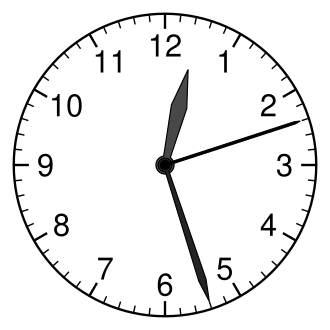
#> input picture reloj2.png, 330 x 330 px
$ jupyter execute rel.ipynb
#> lines starting #> are read from the running program, lines starting #| are printed output that depends on the picture; after the words box and inside, x2 and y2 are one past the last pixel; in counts of white or black regions, pixels touching at a corner belong together
[cell 1]
import cv2
import numpy as np
import matplotlib.pyplot as plt

imagen_bgr = cv2.imread('reloj2.png')
#> imagen_bgr is the input picture: shape (330, 330, 3); min 0, max 255, mean 238.5
imagen_rgb = cv2.cvtColor(imagen_bgr, cv2.COLOR_BGR2RGB)

gris = cv2.cvtColor(imagen_bgr, cv2.COLOR_BGR2GRAY)
gris = cv2.GaussianBlur(gris, (5, 5), 1)
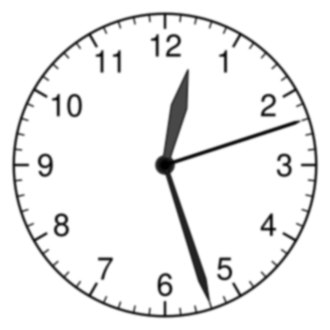
#> gris: shape (330, 330); min 0, max 255, mean 238.5
gris = cv2.equalizeHist(gris)
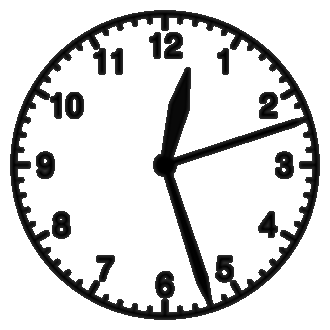
#> gris: shape (330, 330); min 0, max 255, mean 212.1

bordes = cv2.Canny(gris, 50, 150)
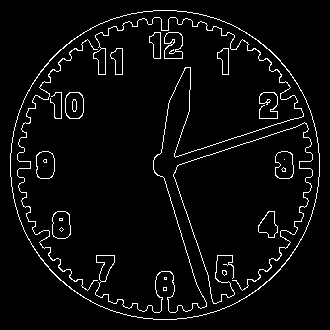
#> bordes: shape (330, 330); 4.3% white in thin lines or dots, all inside (x1, y1, x2, y2) = (10, 10, 320, 320)

# Detección de líneas
lineas = cv2.HoughLinesP(bordes, 1, np.pi/180, threshold=50, minLineLength=40, maxLineGap=10)
#> lineas = [[175, 157, 311, 113], [173, 174, 208, 277], [162, 176, 189, 259], [177, 165, 313, 121], [179, 164, 305, 123], [177, 223, 199, 290], [160, 153, 170, 98]]

centro_x = imagen_bgr.shape[1] // 2
#> centro_x = 165
centro_y = imagen_bgr.shape[0] // 2
#> centro_y = 165

def calcular_angulo(x1, y1, x2, y2):
    dist1 = np.hypot(x1 - centro_x, y1 - centro_y)
    dist2 = np.hypot(x2 - centro_x, y2 - centro_y)
    if dist1 > dist2:
        dx = x1 - centro_x
        dy = centro_y - y1
    else:
        dx = x2 - centro_x
        dy = centro_y - y2
    angulo = np.degrees(np.arctan2(dy, dx))
    angulo = (90 - angulo) % 360
    return angulo

manecillas = []
if lineas is not None:
    for linea in lineas:
        x1, y1, x2, y2 = linea[0]
        longitud = np.hypot(x2 - x1, y2 - y1)
        distancia_centro = min(np.hypot(x1 - centro_x, y1 - centro_y), np.hypot(x2 - centro_x, y2 - centro_y))
        if distancia_centro < 100 and longitud > 40:
            angulo = calcular_angulo(x1, y1, x2, y2)
            manecillas.append({
                'puntos': (x1, y1, x2, y2),
                'longitud': longitud,
                'angulo': angulo
            })
#> this loop made 7 passes
#> (x1, y1, x2, y2, longitud, distancia_centro, dist1 in calcular_angulo, dist2 in calcular_angulo) on passes 1 to 7: (175, 157, 311, 113, 142.9, 12.81, 12.81, 155), (173, 174, 208, 277, 108.8, 12.04, 12.04, 120), (162, 176, 189, 259, 87.28, 11.4, 11.4, 97.02), (177, 165, 313, 121, 142.9, 12, 12, 154.4), (179, 164, 305, 123, 132.5, 14.04, 14.04, 146.2), (177, 223, 199, 290, 70.52, 59.23, 59.23, 129.5), (160, 153, 170, 98, 55.9, 13, 13, 67.19)
#> after the loop, manecillas = 7 items

if len(manecillas) >= 3:
    manecillas.sort(key=lambda x: x['longitud'])
    horero = manecillas[0]
#> horero = {'puntos': (160, 153, 170, 98), 'longitud': 55.9, 'angulo': 4.27}
    minutero = manecillas[len(manecillas)//2]
#> minutero = {'puntos': (173, 174, 208, 277), 'longitud': 108.8, 'angulo': 159}
    segundero = manecillas[-1]
#> segundero = {'puntos': (177, 165, 313, 121), 'longitud': 142.9, 'angulo': 73.44}

    hora = int((horero['angulo'] / 30) % 12)
#> hora = 0
    minutos = int((minutero['angulo'] / 6) % 60)
#> minutos = 26
    segundos = int((segundero['angulo'] / 6) % 60)
#> segundos = 12

    fraccion_hora = (horero['angulo'] / 30) % 12
#> fraccion_hora = 0.142
    if abs(fraccion_hora - hora) > 0.5:
        hora = (hora + 1) % 12

    imagen_resultado = imagen_rgb.copy()
    cv2.line(imagen_resultado, (horero['puntos'][0], horero['puntos'][1]), (horero['puntos'][2], horero['puntos'][3]), (0, 0, 255), 5)    # horero rojo
    cv2.line(imagen_resultado, (minutero['puntos'][0], minutero['puntos'][1]), (minutero['puntos'][2], minutero['puntos'][3]), (0, 255, 0), 5)  # minutero verde
    cv2.line(imagen_resultado, (segundero['puntos'][0], segundero['puntos'][1]), (segundero['puntos'][2], segundero['puntos'][3]), (255, 255, 0), 2)  # segundero amarillo
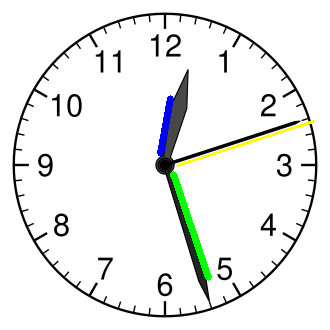
#> imagen_resultado: shape (330, 330, 3); mean R, G, B 236.1, 238, 236.2

    plt.figure(figsize=(10, 10))
    plt.imshow(imagen_resultado)
    plt.title(f'Hora: {hora}:{minutos:02d}:{segundos:02d}')
    plt.axis('off')
    plt.show()

$ run again, with formas.png copied over reloj2.png
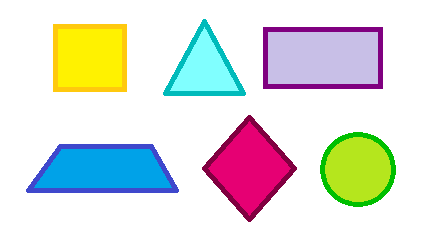
#> input picture formas.png, 431 x 241 px
#> imagen_bgr is the input picture: shape (241, 431, 3); mean B, G, R 219, 223.9, 222.5
#> `bordes = cv2.Canny(gris, 50, 150)`:
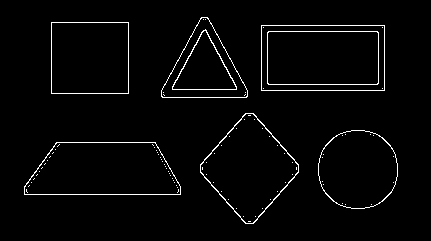
#> bordes: shape (241, 431); 2.6% white in thin lines or dots, all inside (x1, y1, x2, y2) = (24, 17, 398, 224)
#> lineas = 25 rows, first 6: [261, 25, 384, 25], [261, 90, 384, 90], [24, 194, 180, 194], [261, 84, 384, 84], [261, 31, 384, 31], [56, 142, 155, 142]
#> the loop `for linea in lineas:` made 25 passes
#> (x1, y1, x2, y2, longitud, distancia_centro, dist1 in calcular_angulo, dist2 in calcular_angulo) on passes 2, 3, 4, 6, 7, 9, 11, 12: (261, 90, 384, 90, 123, 54.92, 54.92, 171.6), (24, 194, 180, 194, 156, 81.86, 204.8, 81.86), (261, 84, 384, 84, 123, 58.41, 58.41, 172.8), (56, 142, 155, 142, 99, 63.91, 160.5, 63.91), (162, 97, 246, 97, 84, 38.6, 57.78, 38.6), (172, 88, 203, 30, 65.76, 53.6, 53.6, 90.8), (128, 93, 128, 23, 70, 91.09, 91.09, 130.3), (253, 113, 294, 159, 61.62, 38.64, 38.64, 88.1)
#> after the loop `for linea in lineas:`: manecillas = 17 items
#> horero = {'puntos': (253, 113, 294, 159), 'longitud': 61.62, 'angulo': 116.3}
#> minutero = {'puntos': (199, 20, 236, 86), 'longitud': 75.66, 'angulo': 350.9}
#> segundero = {'puntos': (24, 194, 180, 194), 'longitud': 156, 'angulo': 248.8}
#> `hora = int((horero['angulo'] / 30) % 12)`: hora = 3
#> minutos = 58
#> segundos = 41
#> fraccion_hora = 3.88
#> `hora = (hora + 1) % 12`: hora = 4
#> `cv2.line(imagen_resultado, (segundero['puntos'][0], segundero['puntos'..`:
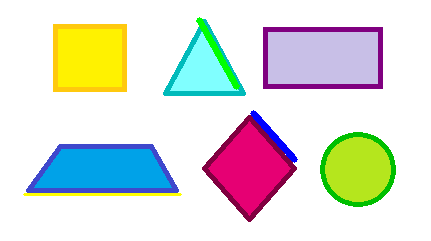
#> imagen_resultado: shape (241, 431, 3); mean R, G, B 220.9, 222.9, 216.7
